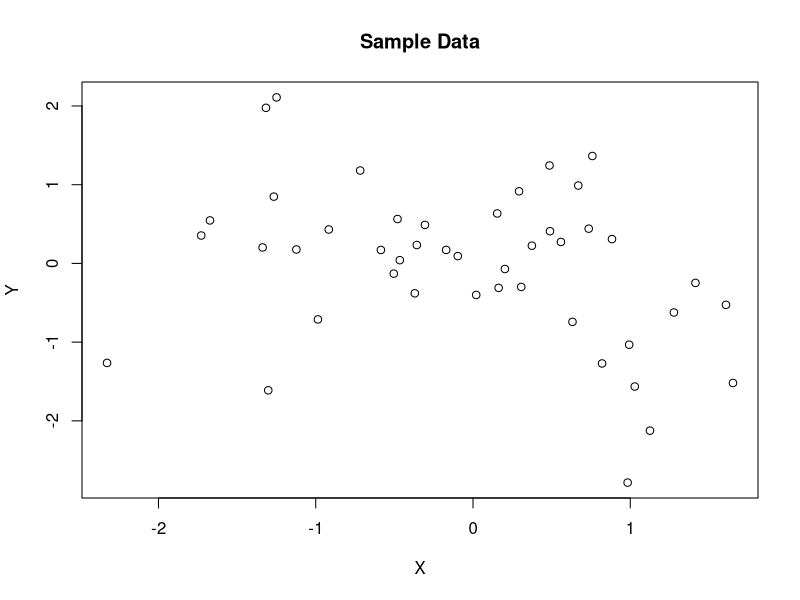
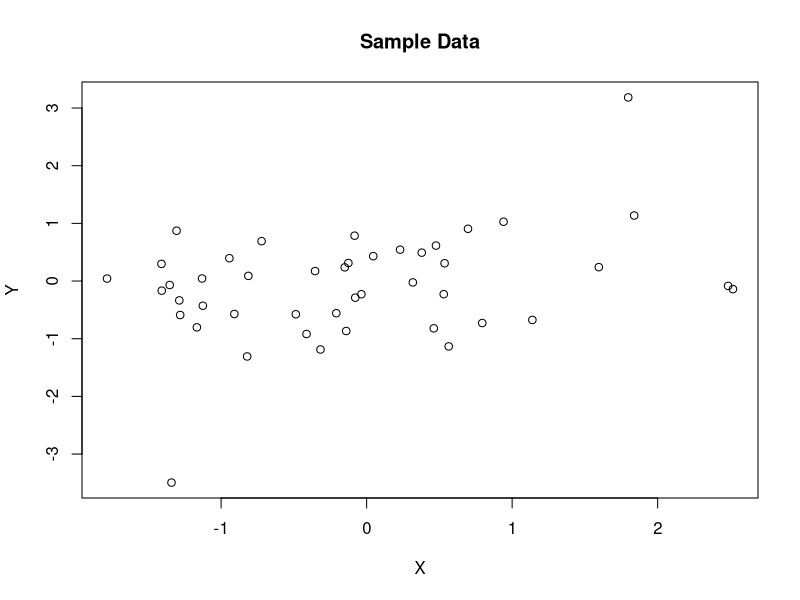
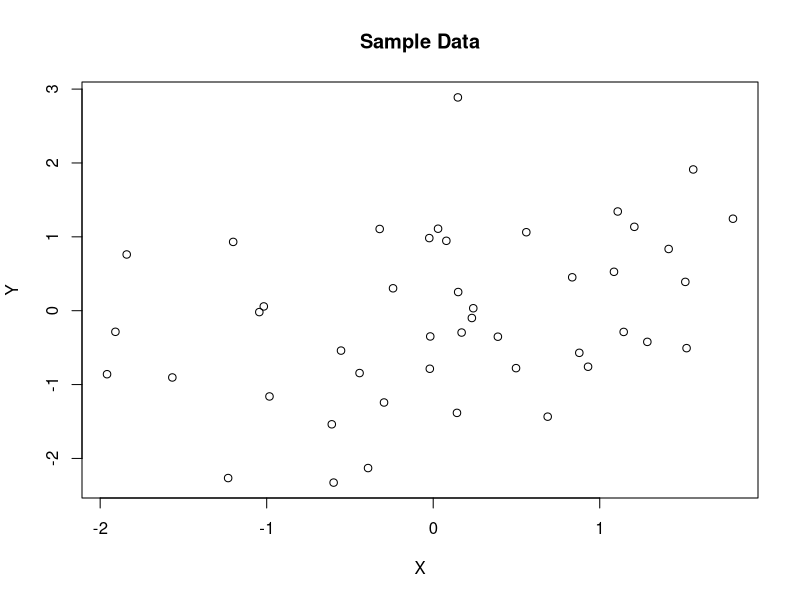
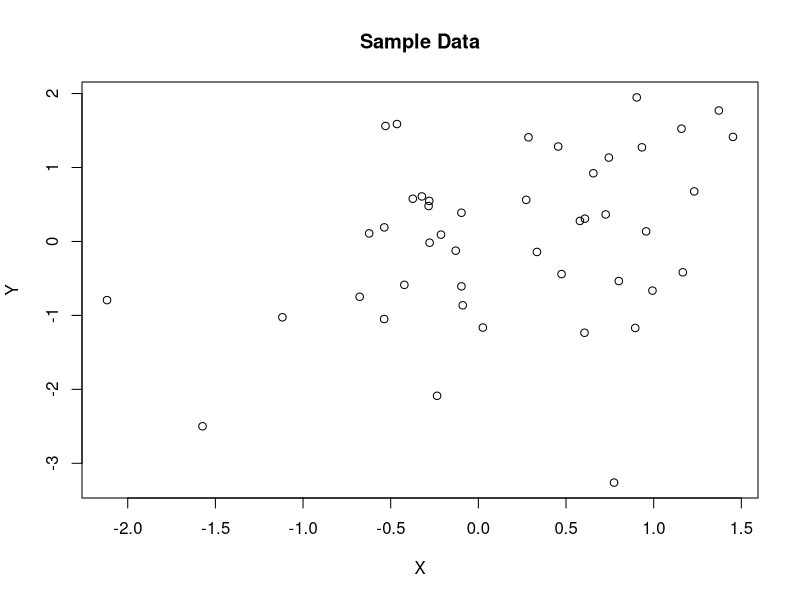
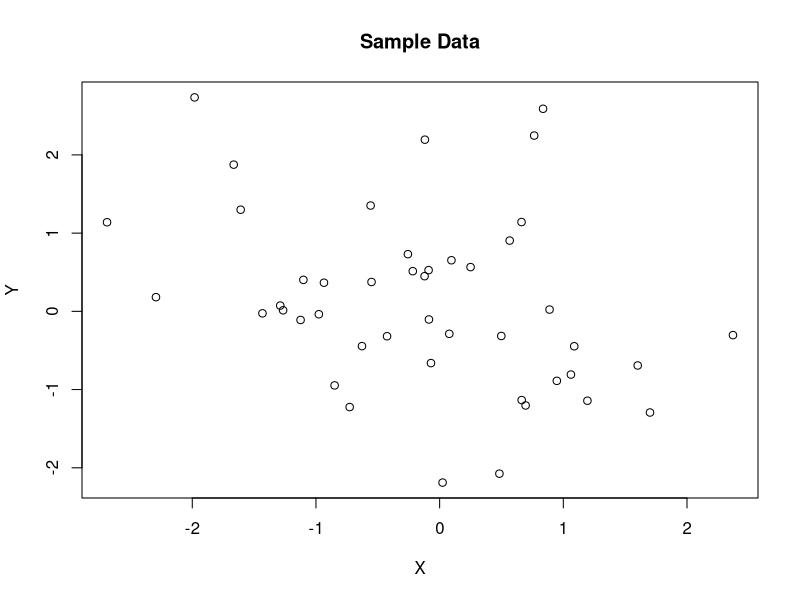
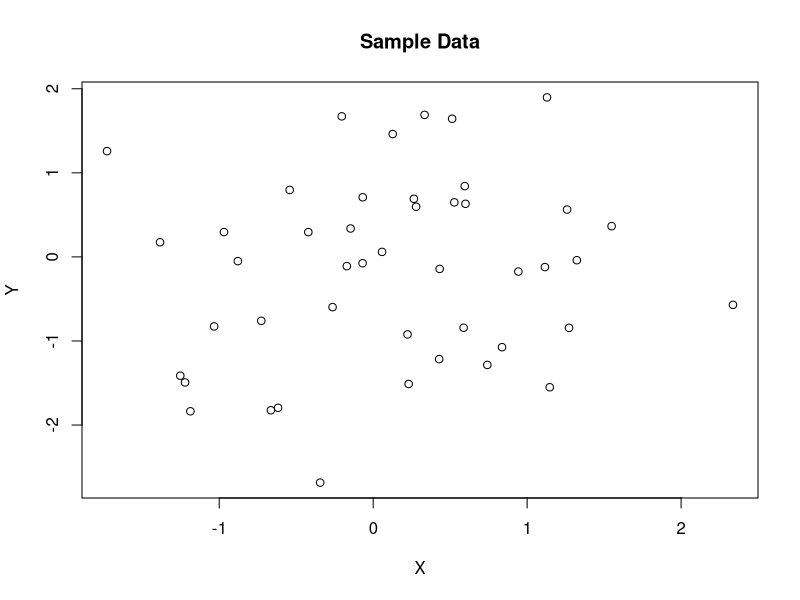
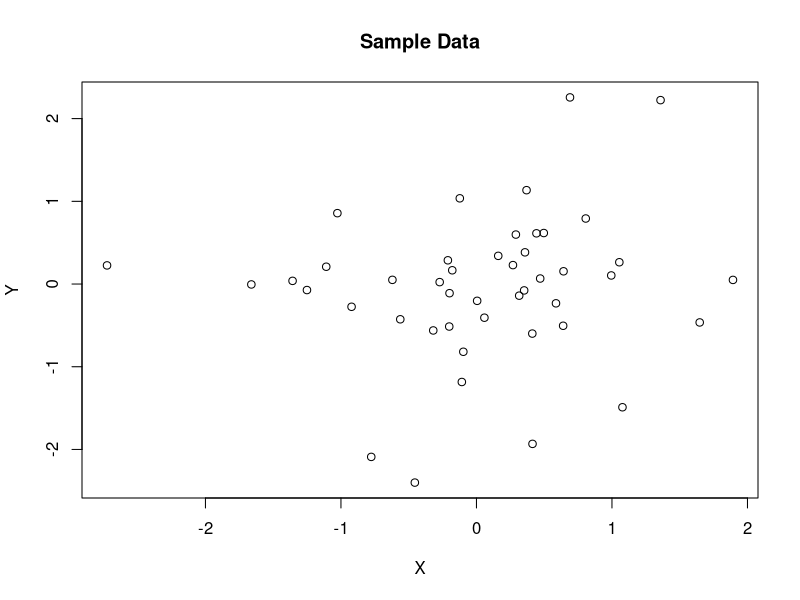
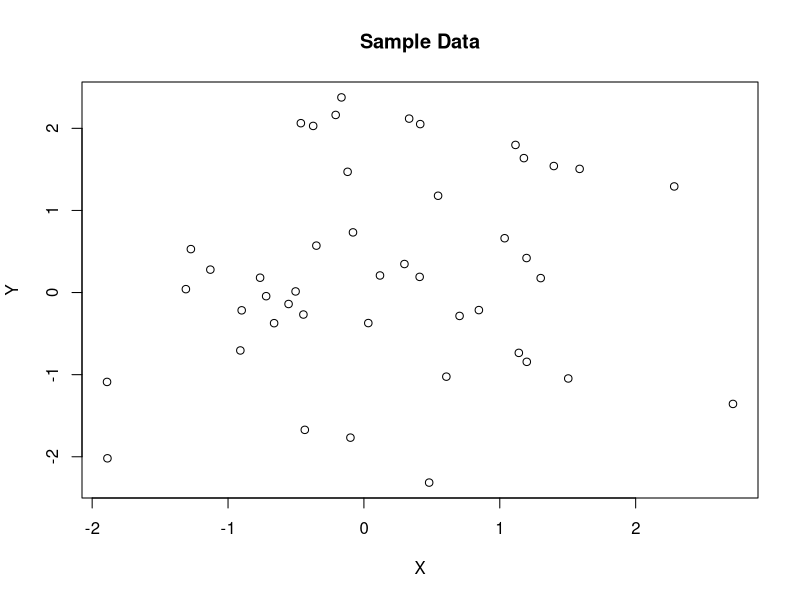

The R source for these figures, in order: (Note: this script raises an error after producing the figures.)
#COURSERA STUFF

#Here we're using 8 questions
#Each with 2 options people can see (with one exception), one significant one not
#Questions are: Small sample (35), medium sample (100) (reference),
#large sample (200), axis scale, labels, outlier, bestfit
#For the medium "reference" sample, each person HAS to see both questions (sig and not) so we have something to compare against.
#Then, to cancel out any effects of a "bad generated sample" we make 5 versions of each 
#All p-values are fixed to be in the range (.023,.025) or in the range (.33,.35).
#To prevent outliers where we don't want them, we generate 10 extra xes, and then chop off the bottom and top 5.

set.seed(234032)

#Intro question:
setwd("/Users/aaronfisher/Documents/JH/EDA Versions/EDA Git Repo/Coursera")

nversions<-5 #how many times to generate the data?

pbreaks<-c(.023,.025,.33,.35,1)
pbins.base<-rep(c(2,4),times=7)
nes.base<-c(35,35,100,100,200,200,rep(100,times=8))+10 #last 10 will be trimmed off
pres.base<-(rep(c('n35','n100ref','n200','bestFit','axesScale','axesLabel','outlier'),each=2))
version.base<-rep(1:nversions)#Note, divide by two because sig and nonsig are two diff versions
probnum.base<-paste0(rep(1:7,each=2),rep(c('-1','-2'),times=7))
  
probnum<-rep(probnum.base,each=nversions) #before version
pbins<-rep(pbins.base,each=nversions)
nes<-rep(nes.base,each=nversions)
pres<-rep(pres.base,each=nversions)
version<-rep(version.base,times=length(pbins.base))

cbind(pbins,nes,pres,version)

nreps<-length(pbins)

yes<-matrix(nrow=nreps,ncol=max(nes))
xes<-matrix(nrow=nreps,ncol=max(nes))
pvals<-1 #initialize variables
tvals<-1

#dropping Lowess here

#First generate baseline data
#then add presentation data (same data + presentaion vector)
#then change data for when the twist is adding an outlier

print(paste('nreps = ',nreps))
pb<-txtProgressBar(min = 1, max = nreps,  char = "=", style = 3)

for(i in 1:nreps){
	tryagain<-T
	while(tryagain){ #to ENSURE that we get a good mix of p-value ranges
		#get t close to what we want
		t<-qnorm(pbreaks[pbins[i]],mean=0,sd=1,lower.tail=F)
		if(abs(t)>5)t<-0 #guards against when the bin is 1, and quantile has infinite size
		n<-nes[i]
		x<-rnorm(n)
		x2<-x[order(x)[6:(n-5)] ] #trim off extra x's
		e<-rnorm(n)
		bhat<-t*sd(e)/(sqrt(n)*sd(x))
		if(pbins[i]>=5 & sample(c(2,2,1),1)==2) bhat<-0 #sometimes generate it actually from a null
		y<-x*bhat*sample(c(-1,1),1)+e

		tvals[i]<-summary(lm(y~x))$coeff[2,3]
		pvals[i]<-summary(lm(y~x))$coeff[2,4]
		xes[i,1:n]<-x
		yes[i,1:n]<-y

		pi<-pvals[i]
		bini<-min(which(pi<pbreaks))
		if(bini==pbins[i]) tryagain<-F
	}	
	setTxtProgressBar(pb,i)
	#plot(x,y,main=n)
	#readline(prompt='go')
}


################################################
#Fix those that now get an extra outlier
#add it one sd above the max x and max y, or w/e is appropriate for the upper corner that works
#if it's not sig, add the outlier close to above the mean.

for(i in which(pres=='outlier')){
  	n<-nes[i]
  	x<-xes[i,1:n]
  	y<-yes[i,1:n]

    sig.i<-pvals[i]<.05
  	#grab the middle point from x and y
  	mx<-rep(mean(x),n)
  	my<-rep(mean(y),n)
  	distvec<-sqrt((mx-x)^2+(my-y)^2)
  	switch<-which(distvec==min(distvec))
  	
    #NOTE IT PREV VERSIONS THIS NICE DEALY LET US RANDOMLY PUT THE OUTLIER IN W/E CORNER WE WANTED
    #Put it in an UPPER CORNER
  	if(tvals[i]<0 & sig.i) { #slope going down
  		x[switch]<-min(x)-sd(x)
  		y[switch]<-max(y)+sd(y)
  	}
  	if(tvals[i]>0 & sig.i) {
  		x[switch]<-max(x)+sd(x)
  		y[switch]<-max(y)+sd(y)
  	}
    if(!sig.i){
      #leave X where it is now
      y[switch]<-max(y)+sd(y)*sqrt(2)
    }
  
  	tvals[i]<-summary(lm(y~x))$coeff[2,3]
  	pvals[i]<-summary(lm(y~x))$coeff[2,4]

	xes[i,1:n]<-x
	yes[i,1:n]<-y
}

#save(list=c('xes','yes','nreps','pbins','pvals','tvals','nes','pres'),file='data_for_1plots_coursera2.RData')
#load('data_for_1plots_coursera2.RData')

for(i in 1:nreps){
  n<-nes[i]
  x<-xes[i,1:n]
  y<-yes[i,1:n]
  pval<-pvals[i]
  tval<-tvals[i]
  m<-lm(y~x)
  style<-pres[i]

  t2<-'Data'
  if(style=='lowess') t2<-'with Lowess Line'
  if(style=='bestFit') t2<-'with OLS Best Fit Line'
  title<-paste('Sample ',t2,sep='')
  xl<-paste("Cranial Electrode",floor(runif(1,11,44)),"(Standardized)")
  yl<-paste("Cranial Electrode",floor(runif(1,53,97)),"(Standardized)")
  drx<-diff(range(x))
  dry<-diff(range(y))
  
  probnum.base<-paste0(rep(1:7,each=2),rep(c('-1','-2'),times=7))
  png(paste0("images no outliers/coursera2_#",probnum[i],'_datVer-',version[i],'_',pres[i],'_pval-',round(pvals[i],digits=3),".png"), width = 400, height = 400)
    par(mfrow=c(1,1))
  	plot(x,y,xlab='X',ylab='Y',main=title)
  	if(style=='lowess') lines(lowess(x,y))
  	if(style=='bestFit') abline(m$coef)
  	if(style=='axesScale')plot(x,y,xlab='X',ylab='Y',main=title,xlim=c(min(x)-1.5*sd(x),max(x)+1.5*sd(x)),ylim=c(min(y)-1.5*sd(y),max(y)+1.5*sd(y)))
    if(style=='outlier')plot(x,y,xlab='X',ylab='Y',main=title,xlim=c(min(x)-.1*drx,max(x)+.1*drx),ylim=c(min(y)-.1*dry,max(y)+.1*dry) )
  	if(style=='axesLabel') plot(x,y,xlab=xl,ylab=yl,main=title)
  dev.off()
}
#rm(list=ls())
